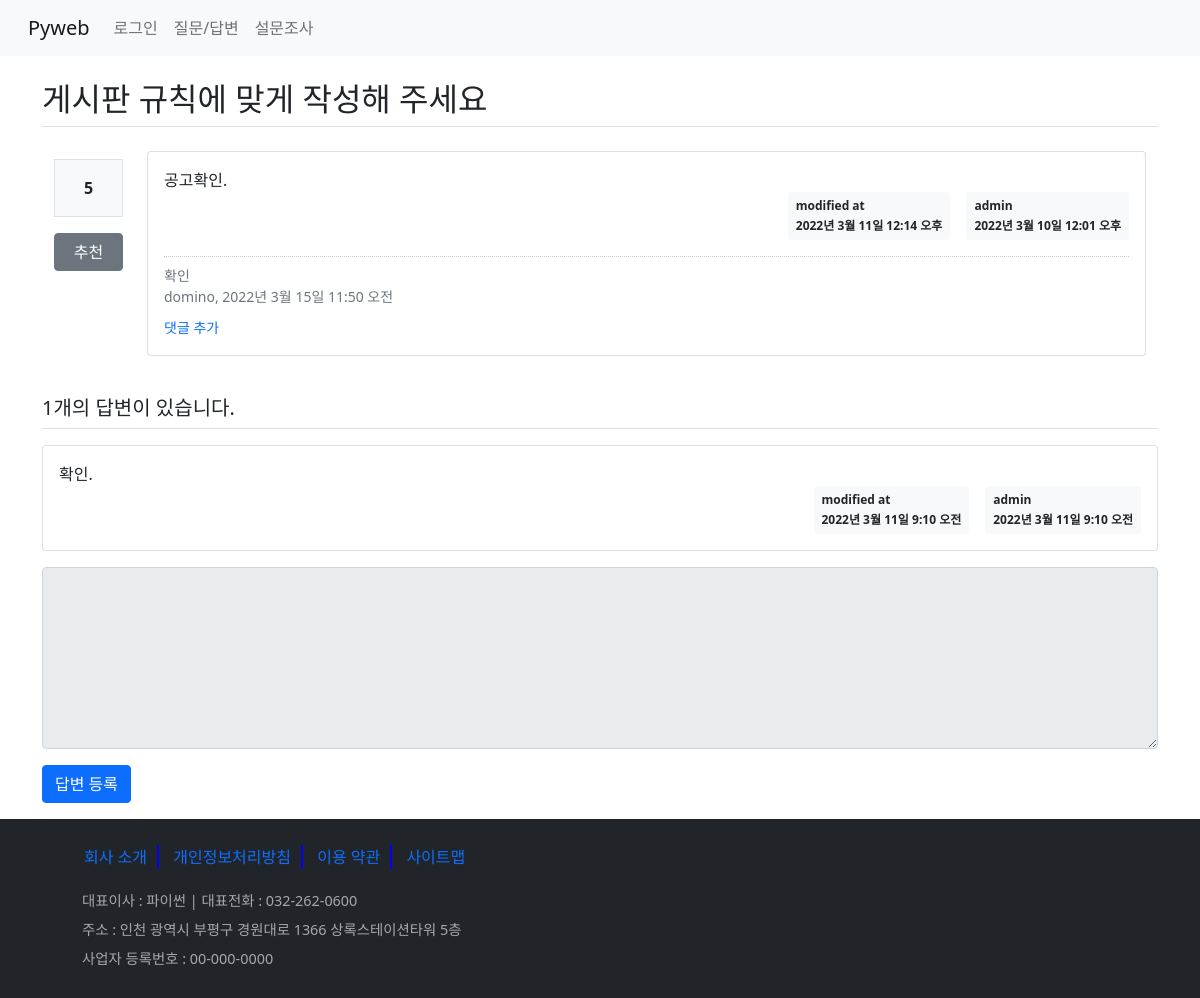
The page /board/50/ on the database as committed earlier.
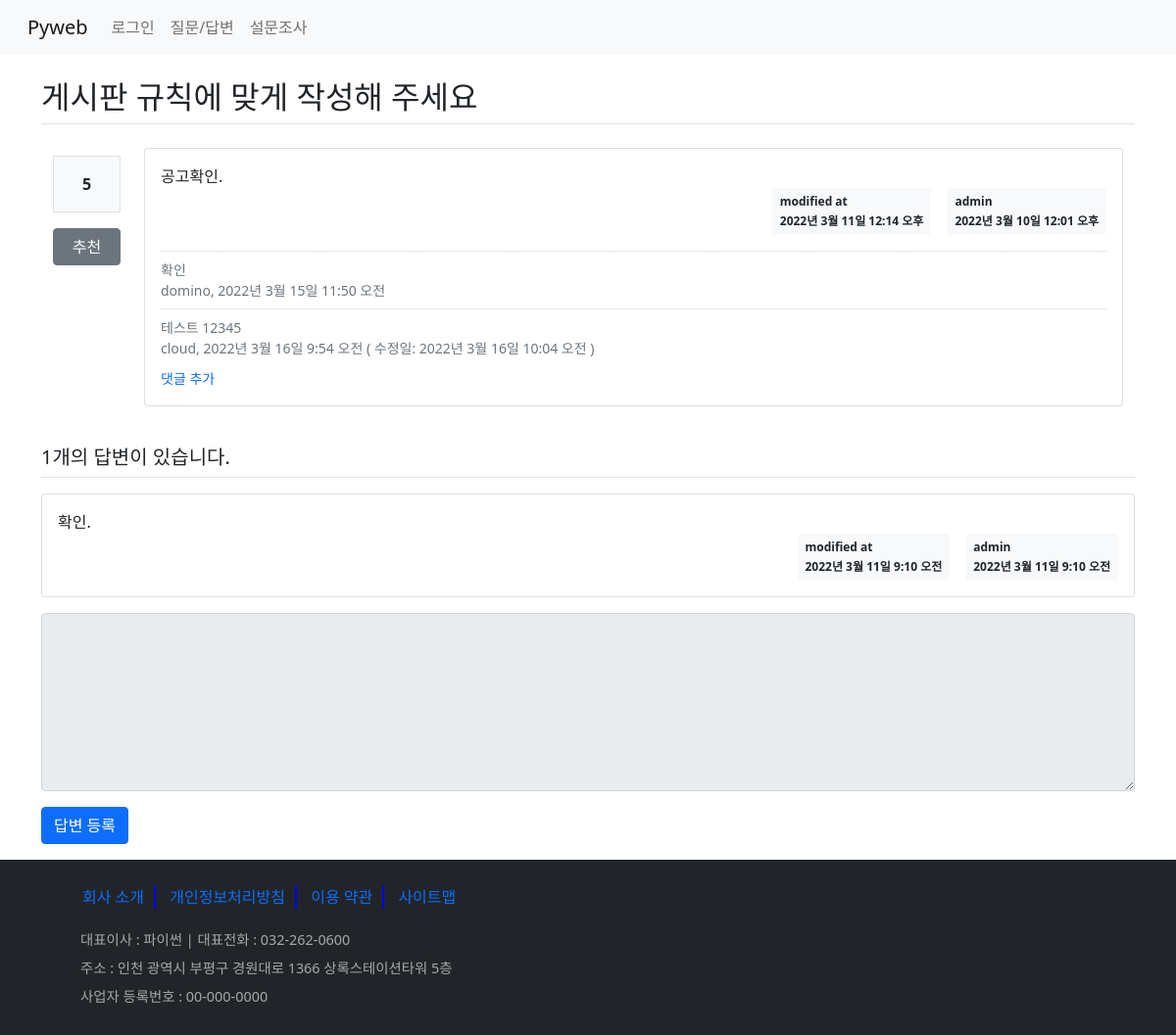
The same page on the database as committed later.
### board/models.py (models this page shows, shortened)
class Comment(models.Model):
    content = models.TextField()  # 댓글 내용
    create_date = models.DateTimeField()  # 댓글 작성일
    modify_date = models.DateTimeField(null=True, blank=True) # 댓글 수정일
    author = models.ForeignKey(User, on_delete=models.CASCADE) # 외래키 - 댓글 글쓴이
    question = models.ForeignKey(Question, null=True, blank=True,
                                 on_delete=models.CASCADE)  # 댓글이 달린 질문
    answer = models.ForeignKey(Answer,  null=True, blank=True,
                               on_delete=models.CASCADE)  # 댓글이 달린 답변

class Answer(models.Model):
    content = models.TextField()
    create_date = models.DateTimeField()
    modify_date = models.DateTimeField(null=True, blank=True)
    question = models.ForeignKey(Question, on_delete=models.CASCADE)
    author = models.ForeignKey(User, on_delete=models.CASCADE)

### board/views/base_views.py (the view)
# urls.py: path('<int:question_id>/', base_views.detail, name='detail'), #127.0.0.1:8000/board/1/
def detail(request, question_id):
    question = get_object_or_404(Question, pk=question_id)  #url경로 오류 처리
    context = {'question':question}
    return render(request, 'board/detail.html', context)

### templates/board/detail.html (shortened to what this page needs)
{% extends 'base.html' %}
{% block content %}
    <div class="container my-3">
       <h2 class="border-bottom py-2">{{ question.subject }}</h2>
        <div class="container-fluid">
        <div class="row">
            <div class="col-1 mt-4">
                <div class="bg-light text-center border p-3 font-weight-bolder">
                    {{ question.voter.count }}
                </div>
                <a href="#" data-uri = "{% url 'board:vote_question' question.id %}"
                        class="recommend btn btn-secondary btn-xm btn-block mt-3 px-2">추천</a>
            </div>
            <div class="col-11">
                <div class="card my-3">
                    <div class="card-body">
                        <div class="card-text" style="white-space:pre-line">{{ question.content }}</div>
                        <div class="d-flex justify-content-end">
                            {% if question.modify_date %}
                            <div class="badge badge-light text-dark p-2 mx-3 text-left">
                                <div class="mb-2">modified at</div>
                                <div>{{ question.modify_date }}</div>
                            </div>
                            {% endif %}
                            <div class="badge badge-light text-dark p-2 text-left">
                                <div class="mb-2">{{ question.author }}</div>
                                <div>{{ question.create_date }}</div>
                            </div>
                        </div>
                        <div class="mt-3">
                            {% for comment in question.comment_set.all %}
                            <div class="comment text-muted py-2 small">
                                <span style="white-space:pre-line">{{ comment.content }}</span><br>
                                <span>
                                    {{ comment.author }}, {{comment.create_date}}
                                    {% if comment.modify_date %}
                                        ( 수정일: {{ comment.modify_date }} )
                                    {% endif %}
                                </span>
                            </div>
                            {% endfor %}
                        </div>
                        <div>
                            <a href="{% url 'board:comment_create_question' question.id %}"
                                class="text-decoration-none small">댓글 추가</a>
                        </div>
                    </div>
                </div>
            </div>
        </div>
        </div>
        <h5 class="border-bottom my-3 py-2">
            {{ question.answer_set.count }}개의 답변이 있습니다.
        </h5>
        {% for answer in question.answer_set.all %}
        <div class="card my-3">
            <div class="card-body">
                <div class="card-text"  style="white-space:pre-line">{{ answer.content }}</div>
                <div class="d-flex justify-content-end">
                     {% if answer.modify_date %}
                    <div class="badge badge-light text-dark p-2 mx-3 text-left">
                        <div class="mb-2">modified at</div>
                        <div>{{ answer.modify_date }}</div>
                    </div>
                    {% endif %}
                    <div class="badge badge-light text-dark p-2 text-left">
                        <div class="mb-2">{{ answer.author }}</div>
                        <div>{{ answer.create_date }}</div>
                    </div>
                </div>
            </div>
        </div>
        {% endfor %}
        <form action="{% url 'board:answer_create' question.id %}" method="post">
          <div class="form-group">
              <textarea name="content" rows="7" cols="60" class="form-control"
                              {% if not user.is_authenticated %} disabled {% endif %}></textarea>
          </div>
          <input type="submit" value="답변 등록" class="btn btn-primary">
      </form>
    </div>
{% endblock %}

Rows that differ between the two databases and show on the page:
added Comment: content "테스트 12345", author "cloud", create_date "2022년 3월 16일 9:54 오전", modify_date "2022년 3월 16일 10:04 오전"
